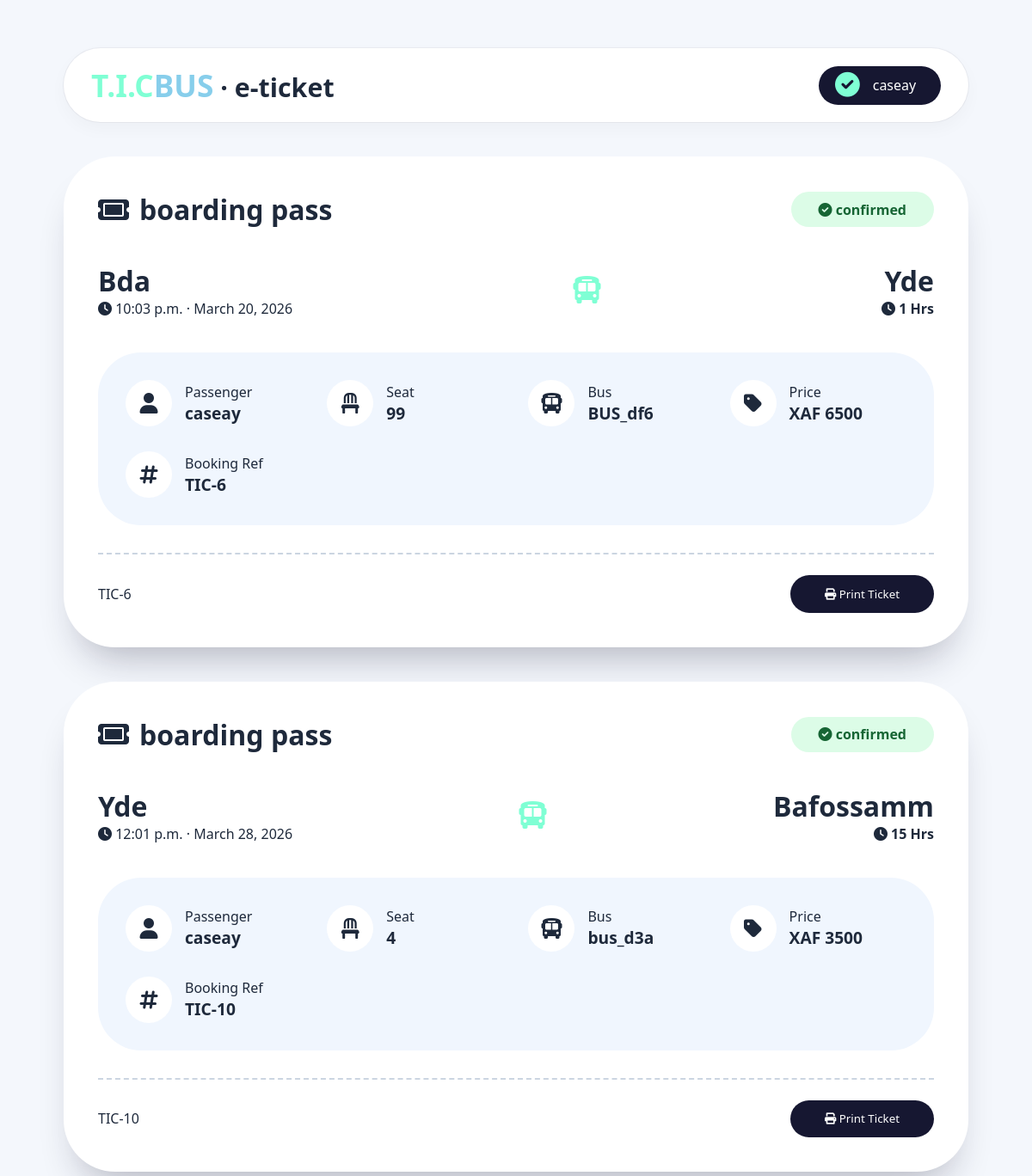
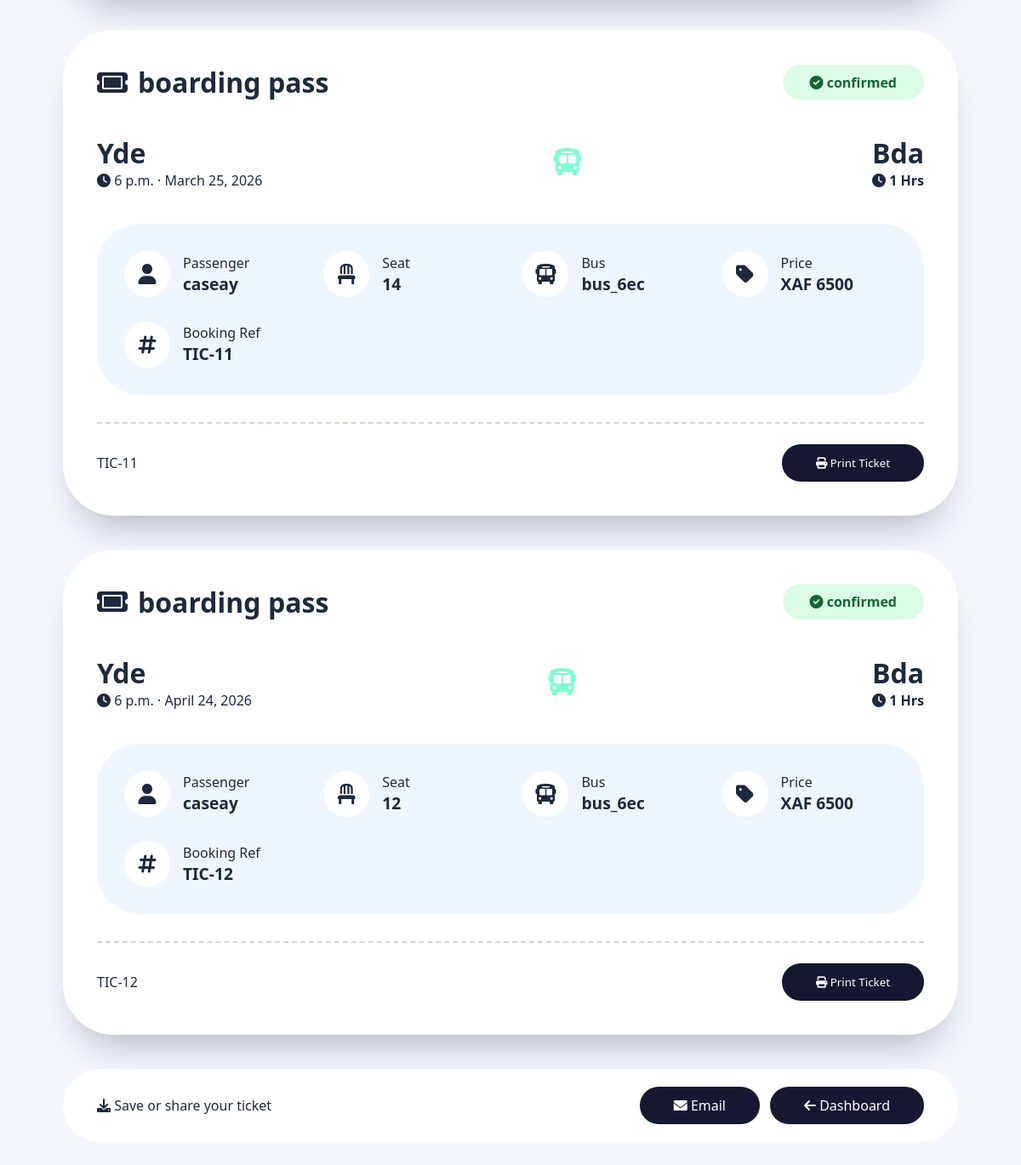
The app's page /ticket (signed in) with its own data (2 pictures, top to bottom).
### booking/models.py (models this page shows, shortened)
class User(AbstractUser):
    username = models.CharField(max_length=50, unique=True)
    fullname = models.CharField(max_length=50, blank=True)
    email = models.EmailField(max_length=254, unique=True, blank=False, null=False)

class Booking(models.Model):
    user = models.ForeignKey(User, on_delete=models.CASCADE)
    route = models.ForeignKey(Route, on_delete=models.CASCADE)
    date = models.DateField(default=timezone.now)
    seat_number = models.IntegerField()
    booking_date = models.DateTimeField(auto_now_add=True)

class Route(models.Model):
    origin = models.CharField(max_length=100)
    destination = models.CharField(max_length=100)
    departure_time = models.TimeField()
    price = models.DecimalField(max_digits=8, decimal_places=0)
    bus = models.ForeignKey(Bus, on_delete=models.CASCADE)
    duration = models.IntegerField(default=1)

class Bus(models.Model):
    agency = models.ForeignKey(Agency, on_delete=models.CASCADE, related_name="buses")
    bus_number = models.CharField(max_length=50, unique=True, default=generate_bus_id)
    total_seats = models.IntegerField()

### booking/views.py (the view)
# urls.py: path("ticket", ticket, name="ticket"),
def ticket(request):
    tickets = Booking.objects.filter(user=request.user).select_related('route')
    context = {
        "tickets": tickets
    }
    return render(request, "pages/ticket.html", context)

### templates/pages/ticket.html (shortened to what this page needs)
<!DOCTYPE html>
<html lang="en">
<head>
  <link rel="stylesheet" href="https://cdnjs.cloudflare.com/ajax/libs/font-awesome/6.0.0-beta3/css/all.min.css">
</head>
<body>
  <div class="dashboard">
    <div class="greeting">
      <h1><span class="tic">T.I.C</span><span class="bus">BUS</span> · e-ticket</h1>
      <div class="user-profile">
        <i class="fas fa-circle-check"></i>
        <span>{{ request.user.username }}</span>
      </div>
    </div>
    {% for ticket in tickets %}
    <div class="ticket-wrapper">
      <div class="ticket-header">
        <h2><i class="fas fa-ticket"></i> boarding pass</h2>
        <div class="ticket-status"><i class="fas fa-check-circle"></i> confirmed</div>
      </div>
      <div class="journey">
        <div class="location">
          <div class="city">{{ ticket.route.origin }}</div>
          <div class="time">
            <i class="fas fa-clock"></i>
            {{ ticket.route.departure_time }} · {{ ticket.date }}
          </div>
        </div>
        <div>
          <i class="fas fa-bus" style="font-size:2rem;color:aquamarine"></i>
        </div>
        <div class="location" style="align-items:flex-end">
          <div class="city">{{ ticket.route.destination }}</div>
          <div class="time">
            <i class="fas fa-clock"></i>
            <strong>{{ ticket.route.duration }} Hrs</strong>
          </div>
        </div>
      </div>
      <div class="details-grid">
        <div class="detail-item">
          <div class="detail-icon"><i class="fas fa-user"></i></div>
          <div>
            <div>Passenger</div>
            <div class="detail-value">{{ request.user.username }}</div>
          </div>
        </div>
        <div class="detail-item">
          <div class="detail-icon"><i class="fas fa-chair"></i></div>
          <div>
            <div>Seat</div>
            <div class="detail-value">{{ ticket.seat_number }}</div>
          </div>
        </div>
        <div class="detail-item">
          <div class="detail-icon"><i class="fas fa-bus"></i></div>
          <div>
            <div>Bus</div>
            <div class="detail-value">
              {{ ticket.route.bus.bus_number }}
            </div>
          </div>
        </div>
        <div class="detail-item">
          <div class="detail-icon"><i class="fas fa-tag"></i></div>
          <div>
            <div>Price</div>
            <div class="detail-value">XAF {{ ticket.route.price }}</div>
          </div>
        </div>
        <div class="detail-item">
          <div class="detail-icon"><i class="fas fa-hashtag"></i></div>
          <div>
            <div>Booking Ref</div>
            <div class="detail-value">TIC-{{ ticket.id }}</div>
          </div>
        </div>
      </div>
      <div class="ticket-footer">
        <span class="code">TIC-{{ ticket.id }}</span>
        <button class="print-btn" onclick="window.print()">
          <i class="fas fa-print"></i> Print Ticket
        </button>
      </div>
    </div>
      {% empty %}
    <div class="ticket-wrapper" style="text-align:center">
      <h2>No Tickets Found</h2>
      <p>You haven't booked any bus yet.</p>
    </div>
    {% endfor %}
    <div class="bottom-cta">
      <p>
        <i class="fas fa-download"></i>
        Save or share your ticket
      </p>
      <div style="display:flex;gap:12px">
        <a href="#" class="cta-btn">
          <i class="fas fa-envelope"></i> Email
        </a>
        <a href="{% url 'index' %}" class="cta-btn">
          <i class="fas fa-arrow-left"></i> Dashboard
        </a>
      </div>
    </div>
  </div>
</body>
</html>

### templates/pages/ticket.html (style rules this page uses)
* { margin: 0; padding: 0; box-sizing: border-box; font-family: 'Segoe UI', Roboto, system-ui, sans-serif }
body { background: #f4f7fc; color: #1e293b; min-height: 100vh; display: flex; flex-direction: column; }
.dashboard { max-width: 1100px; margin: 2rem auto; padding: 1.5rem; width: 95%; }
.greeting { display: flex; align-items: center; justify-content: space-between; margin-bottom: 2.5rem; flex-wrap: wrap; background: white; padding: 1.2rem 2rem; border-radius: 60px; box-shadow: 0 8px 20px rgba(0, 0, 0, 0.03), 0 0 0 1px rgba(22, 23, 49, 0.05); }
.greeting h1 { font-weight: 600; font-size: 1.9rem; }
.tic { font-size: 2.2rem; color: aquamarine }
.bus { font-size: 2.2rem; color: skyblue }
.user-profile { display: flex; align-items: center; gap: 15px; background: rgb(22, 23, 49); color: white; padding: 0.5rem 1.8rem 0.5rem 1.2rem; border-radius: 50px; }
.user-profile i { font-size: 1.8rem; color: aquamarine; }
.ticket-wrapper { background: white; border-radius: 60px; padding: 2.5rem; box-shadow: 0 30px 45px -20px rgba(22, 23, 49, 0.3); margin-bottom: 2.5rem; }
.ticket-header { display: flex; justify-content: space-between; align-items: center; margin-bottom: 2rem; }
.ticket-header h2 { display: flex; align-items: center; gap: 12px; font-size: 2rem; }
.ticket-status { background: #dcfce7; color: #166534; padding: 0.6rem 2rem; border-radius: 60px; font-weight: 600; }
.journey { display: flex; align-items: center; justify-content: space-between; margin: 2.5rem 0 2rem; flex-wrap: wrap; }
.location { display: flex; flex-direction: column; }
.city { font-size: 2rem; font-weight: 700; }
.details-grid { display: grid; grid-template-columns: repeat(auto-fit, minmax(200px, 1fr)); gap: 1.8rem; margin: 2.5rem 0 1.8rem; background: #f0f6fe; border-radius: 50px; padding: 2rem; }
.detail-item { display: flex; align-items: center; gap: 15px; }
.detail-icon { background: white; width: 54px; height: 54px; border-radius: 30px; display: flex; align-items: center; justify-content: center; font-size: 1.5rem; }
.detail-value { font-size: 1.2rem; font-weight: 600; }
.ticket-footer { display: flex; align-items: center; justify-content: space-between; margin-top: 2rem; padding-top: 1.5rem; border-top: 2px dashed #cbd5e1; }
.print-btn { background: rgb(22, 23, 49); color: white; border: none; padding: 0.8rem 2.5rem; border-radius: 60px; cursor: pointer; }
.bottom-cta { margin-top: 2rem; background: white; border-radius: 80px; padding: 1.3rem 2.5rem; display: flex; align-items: center; justify-content: space-between; flex-wrap: wrap; }
.cta-btn { background: rgb(22, 23, 49); color: white; border: none; padding: 0.7rem 2.5rem; border-radius: 50px; text-decoration: none; }

### records on screen
User: user.username "caseay"
Booking: route.origin "Bda", route.departure_time "10:03 p.m.", date "March 20, 2026", route.destination "Yde", route.duration "1", seat_number "99", route.bus.bus_number "BUS_df6", route.price "6500", id "6"
Booking: route.origin "Yde", route.departure_time "12:01 p.m.", date "March 28, 2026", route.destination "Bafossamm", route.duration "15", seat_number "4", route.bus.bus_number "bus_d3a", route.price "3500", id "10"
Booking: route.origin "Yde", route.departure_time "6 p.m.", date "March 25, 2026", route.destination "Bda", route.duration "1", seat_number "14", route.bus.bus_number "bus_6ec", route.price "6500", id "11"
Booking: route.origin "Yde", route.departure_time "6 p.m.", date "April 24, 2026", route.destination "Bda", route.duration "1", seat_number "12", route.bus.bus_number "bus_6ec", route.price "6500", id "12"
